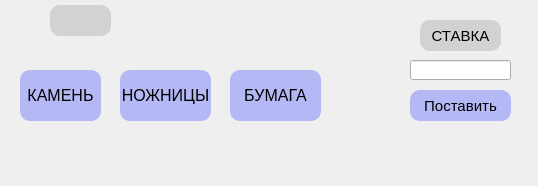
<?xml version="1.0" encoding="UTF-8"?>
<ui version="4.0">
 <class>Form</class>
 <widget class="QWidget" name="Form">
  <property name="geometry">
   <rect>
    <x>0</x>
    <y>0</y>
    <width>538</width>
    <height>186</height>
   </rect>
  </property>
  <property name="windowTitle">
   <string>Form</string>
  </property>
  <widget class="QPushButton" name="rock">
   <property name="geometry">
    <rect>
     <x>20</x>
     <y>70</y>
     <width>81</width>
     <height>51</height>
    </rect>
   </property>
   <property name="font">
    <font>
     <pointsize>12</pointsize>
     <weight>50</weight>
     <bold>false</bold>
    </font>
   </property>
   <property name="autoFillBackground">
    <bool>false</bool>
   </property>
   <property name="styleSheet">
    <string notr="true">QPushButton{
border: transparent solid;
background-color: rgba(88,101,255,100);
border-radius: 10%;

}
QPushButton:hover{
background-color: rgba(90,90,90,100);
}</string>
   </property>
   <property name="text">
    <string>КАМЕНЬ</string>
   </property>
   <property name="iconSize">
    <size>
     <width>32</width>
     <height>32</height>
    </size>
   </property>
  </widget>
  <widget class="QPushButton" name="papper">
   <property name="geometry">
    <rect>
     <x>230</x>
     <y>70</y>
     <width>91</width>
     <height>51</height>
    </rect>
   </property>
   <property name="font">
    <font>
     <pointsize>12</pointsize>
     <weight>50</weight>
     <bold>false</bold>
    </font>
   </property>
   <property name="autoFillBackground">
    <bool>false</bool>
   </property>
   <property name="styleSheet">
    <string notr="true">QPushButton{
border: transparent solid;
background-color: rgba(88,101,255,100);
border-radius: 10%;

}
QPushButton:hover{
background-color: rgba(90,90,90,100);
}</string>
   </property>
   <property name="text">
    <string>БУМАГА</string>
   </property>
   <property name="iconSize">
    <size>
     <width>32</width>
     <height>32</height>
    </size>
   </property>
  </widget>
  <widget class="QPushButton" name="scissors">
   <property name="geometry">
    <rect>
     <x>120</x>
     <y>70</y>
     <width>91</width>
     <height>51</height>
    </rect>
   </property>
   <property name="font">
    <font>
     <pointsize>12</pointsize>
     <weight>50</weight>
     <bold>false</bold>
    </font>
   </property>
   <property name="autoFillBackground">
    <bool>false</bool>
   </property>
   <property name="styleSheet">
    <string notr="true">QPushButton{
border: transparent solid;
background-color: rgba(88,101,255,100);
border-radius: 10%;

}
QPushButton:hover{
background-color: rgba(90,90,90,100);
}</string>
   </property>
   <property name="text">
    <string>НОЖНИЦЫ</string>
   </property>
   <property name="iconSize">
    <size>
     <width>32</width>
     <height>32</height>
    </size>
   </property>
  </widget>
  <widget class="QLineEdit" name="bet">
   <property name="geometry">
    <rect>
     <x>410</x>
     <y>60</y>
     <width>101</width>
     <height>20</height>
    </rect>
   </property>
  </widget>
  <widget class="QLabel" name="bet_label">
   <property name="geometry">
    <rect>
     <x>420</x>
     <y>20</y>
     <width>81</width>
     <height>31</height>
    </rect>
   </property>
   <property name="font">
    <font>
     <pointsize>11</pointsize>
    </font>
   </property>
   <property name="styleSheet">
    <string notr="true">QLabel {
background-color: rgba(90,90,90,50);
border-radius: 10%;
padding : 5%;
}</string>
   </property>
   <property name="text">
    <string>СТАВКА</string>
   </property>
   <property name="alignment">
    <set>Qt::AlignCenter</set>
   </property>
  </widget>
  <widget class="QPushButton" name="play">
   <property name="geometry">
    <rect>
     <x>410</x>
     <y>90</y>
     <width>101</width>
     <height>31</height>
    </rect>
   </property>
   <property name="font">
    <font>
     <pointsize>11</pointsize>
     <weight>50</weight>
     <bold>false</bold>
    </font>
   </property>
   <property name="autoFillBackground">
    <bool>false</bool>
   </property>
   <property name="styleSheet">
    <string notr="true">QPushButton{
border: transparent solid;
background-color: rgba(88,101,255,100);
border-radius: 10%;

}
QPushButton:hover{
background-color: rgba(90,90,90,100);
}</string>
   </property>
   <property name="text">
    <string>Поставить</string>
   </property>
   <property name="iconSize">
    <size>
     <width>32</width>
     <height>32</height>
    </size>
   </property>
  </widget>
  <widget class="QLabel" name="warning">
   <property name="geometry">
    <rect>
     <x>420</x>
     <y>140</y>
     <width>101</width>
     <height>20</height>
    </rect>
   </property>
   <property name="font">
    <font>
     <pointsize>11</pointsize>
    </font>
   </property>
   <property name="text">
    <string/>
   </property>
  </widget>
  <widget class="QLabel" name="warning_photo">
   <property name="geometry">
    <rect>
     <x>370</x>
     <y>133</y>
     <width>31</width>
     <height>31</height>
    </rect>
   </property>
   <property name="font">
    <font>
     <pointsize>11</pointsize>
    </font>
   </property>
   <property name="styleSheet">
    <string notr="true"/>
   </property>
   <property name="text">
    <string/>
   </property>
   <property name="pixmap">
    <pixmap>../photo/error.png</pixmap>
   </property>
   <property name="scaledContents">
    <bool>true</bool>
   </property>
   <property name="alignment">
    <set>Qt::AlignCenter</set>
   </property>
  </widget>
  <widget class="QLabel" name="money">
   <property name="geometry">
    <rect>
     <x>50</x>
     <y>5</y>
     <width>61</width>
     <height>31</height>
    </rect>
   </property>
   <property name="font">
    <font>
     <pointsize>13</pointsize>
    </font>
   </property>
   <property name="styleSheet">
    <string notr="true">QLabel {
background-color: rgba(90,90,90,50);
border-radius: 10%;
padding : 5%;
}</string>
   </property>
   <property name="text">
    <string/>
   </property>
   <property name="alignment">
    <set>Qt::AlignCenter</set>
   </property>
  </widget>
  <widget class="QLabel" name="money_photo">
   <property name="geometry">
    <rect>
     <x>90</x>
     <y>5</y>
     <width>41</width>
     <height>31</height>
    </rect>
   </property>
   <property name="text">
    <string/>
   </property>
   <property name="pixmap">
    <pixmap>../photo/money.png</pixmap>
   </property>
   <property name="scaledContents">
    <bool>true</bool>
   </property>
  </widget>
  <widget class="QPushButton" name="close">
   <property name="geometry">
    <rect>
     <x>5</x>
     <y>5</y>
     <width>31</width>
     <height>31</height>
    </rect>
   </property>
   <property name="autoFillBackground">
    <bool>false</bool>
   </property>
   <property name="styleSheet">
    <string notr="true">QPushButton {
border: transparent solid;
border-radius: 10%;
aspect-ratio: 1;

}
QPushButton:hover{
background-color: rgba(90,90,90,70);
}</string>
   </property>
   <property name="text">
    <string/>
   </property>
   <property name="icon">
    <iconset>
     <normaloff>../photo/close.png</normaloff>../photo/close.png</iconset>
   </property>
   <property name="iconSize">
    <size>
     <width>32</width>
     <height>32</height>
    </size>
   </property>
  </widget>
  <widget class="QLabel" name="result">
   <property name="geometry">
    <rect>
     <x>70</x>
     <y>140</y>
     <width>181</width>
     <height>20</height>
    </rect>
   </property>
   <property name="font">
    <font>
     <pointsize>11</pointsize>
    </font>
   </property>
   <property name="text">
    <string/>
   </property>
  </widget>
 </widget>
 <resources/>
 <connections/>
</ui>
